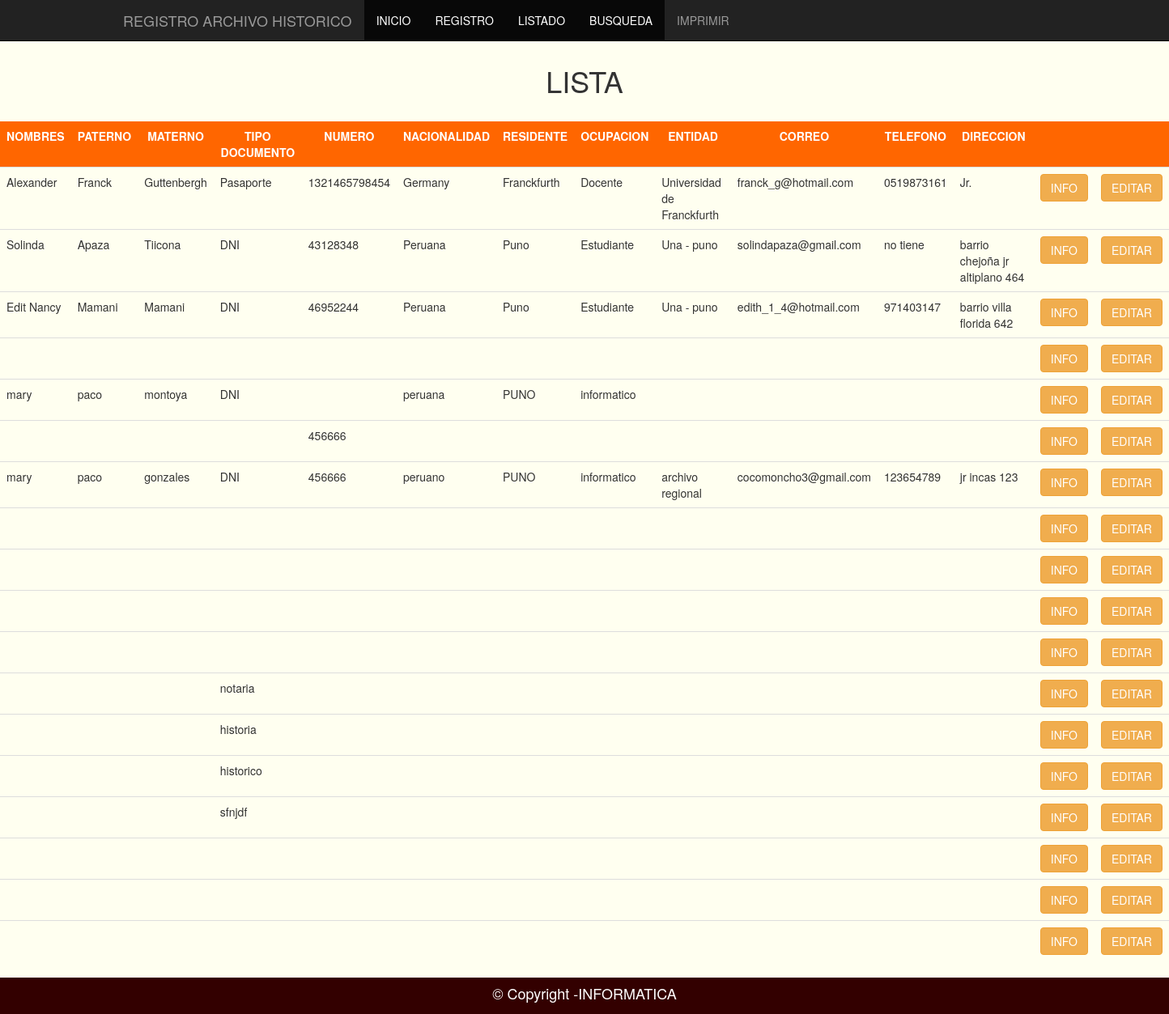
Screenshot of /listado.php with the database file from the repository.
### tables this page shows
CREATE TABLE IF NOT EXISTS `usuarios` (
  `usuario_id` smallint(5) unsigned zerofill NOT NULL AUTO_INCREMENT,
  `paterno` varchar(30) NOT NULL,
  `materno` varchar(30) NOT NULL,
  `nombres` varchar(35) NOT NULL,
  `tipo_documento` varchar(50) NOT NULL,
  `num_documento` varchar(50) NOT NULL,
  `nacionalidad` varchar(50) NOT NULL,
  `reside` varchar(50) NOT NULL,
  `ocupacion` varchar(50) NOT NULL,
  `entidad` varchar(50) NOT NULL,
  `email` varchar(50) DEFAULT NULL,
  `telefono` varchar(50) NOT NULL,
  `direccion` varchar(50) NOT NULL,
  `foto` blob,
  `id_log` int(11) NOT NULL,
  PRIMARY KEY (`usuario_id`)
);

### listado.php (the view, shortened to what this page needs)
<?php
  require("cabecera.php");
  require("menu.php");
?>
<h1><p class="text-center">LISTA </p></h1>
<table class="table table-hover col-lg-12">
    <thead bgcolor="#FF6600" class="text-center" style="font-weight:600;color:#FFF">
        <td>NOMBRES</td>
        <td>PATERNO</td>
        <td>MATERNO</td>
        <td>TIPO DOCUMENTO</td>
        <td>NUMERO</td>
        <td>NACIONALIDAD</td>
        <td>RESIDENTE</td>
        <td>OCUPACION</td>
        <td>ENTIDAD</td>
        <td>CORREO</td>
        <td>TELEFONO</td>
        <td>DIRECCION</td>
        <td ></td>
        <td ></td>
    </thead>
  <div class="container">
    <?php
     require("bd.php");
    if($resultado=$conexion->query("SELECT * FROM usuarios")){
      while($fila=$resultado->fetch_assoc()){
        echo"<tr><td>{$fila['nombres']}</td>
            <td>{$fila['paterno']}</td>
            <td>{$fila['materno']}</td>
            <td>{$fila['tipo_documento']}</td>
            <td>{$fila['num_documento']}</td>
            <td>{$fila['nacionalidad']}</td>
            <td>{$fila['reside']}</td>
            <td>{$fila['ocupacion']}</td>
            <td>{$fila['entidad']}</td>
            <td>{$fila['email']}</td>
            <td>{$fila['telefono']}</td>
            <td>{$fila['direccion']}</td>
            <td><a href='listado2.php?id={$fila['usuario_id']}''><span class='btn btn-warning'>INFO</span></a>
            </td>
            <td><a href='modificar.formulario.php?id={$fila['usuario_id']}''><span class='btn btn-warning'>EDITAR</span></a>
            </td>
        </tr>";
      }
      echo "</table>";
    }
    else{
  ?>
  <div class="alert alert-danger">no se puede obtener estudiantes</div>
  <?php
    }
?>
<footer>
  <div class="col-md-12" style="height:45px; background:#330000; color:#FFF;">
      <div class="text-center"><h4>&copy; Copyright -INFORMATICA</h4></div>
    </div>
</footer>
<?php
  require("pie.php");
?>

### cabecera.php (shortened to what this page needs)
<!DOCTYPE html>
<html lang="en">
	<head>
		<link href="assets/css/bootstrap.min.css" rel="stylesheet">
	</head>
	<body>

### menu.php (shortened to what this page needs)
<head>
</head>
<div class="navbar navbar-inverse navbar-fixed-top" role="navigation">
	<div class="container">
		<div class="navbar-header">
			<a class="navbar-brand" href="#">REGISTRO ARCHIVO HISTORICO</a>
		</div>
		<div class="collapse navbar-collapse">
			<ul class="nav navbar-nav">
				<li class="active"><a href="bienvenido.php">INICIO</a></li>
				<li class="active"><a href="nuevo.formulario.php">REGISTRO</a></li>
				<li class="active"><a href="listado.php">LISTADO</a></li>
				<li class="active"><a href="busca.php">BUSQUEDA</a></li>
				<li =><a href="bd.php">IMPRIMIR</a></li>
			</ul>
		</div>
	</div>
</div>

### pie.php (shortened to what this page needs)
	</body>
</html>

### cabecera.php (style rules this page uses)
body { padding-top: 60px; }

### menu.php (style rules this page uses)
body { background:ivory; }

### rows the page displays
usuarios: nombres "Alexander", paterno "Franck", materno "Guttenbergh", tipo_documento "Pasaporte", num_documento "1321465798454", nacionalidad "Germany", reside "Franckfurth", ocupacion "Docente", entidad "Universidad de Franckfurth", email "franck_g@hotmail.com", telefono "0519873161", direccion "Jr."
usuarios: nombres "Solinda", paterno "Apaza", materno "Tiicona", tipo_documento "DNI", num_documento "43128348", nacionalidad "Peruana", reside "Puno", ocupacion "Estudiante", entidad "Una - puno", email "solindapaza@gmail.com", telefono "no tiene", direccion "barrio chejoña jr altiplano 464"
usuarios: nombres "Edit Nancy", paterno "Mamani", materno "Mamani", tipo_documento "DNI", num_documento "46952244", nacionalidad "Peruana", reside "Puno", ocupacion "Estudiante", entidad "Una - puno", email "edith_1_4@hotmail.com", telefono "971403147", direccion "barrio villa florida 642"
usuarios: nombres "mary", paterno "paco", materno "montoya", tipo_documento "DNI", nacionalidad "peruana", reside "PUNO", ocupacion "informatico"
usuarios: num_documento "456666"
usuarios: nombres "mary", paterno "paco", materno "gonzales", tipo_documento "DNI", num_documento "456666", nacionalidad "peruano", reside "PUNO", ocupacion "informatico", entidad "archivo regional", email "cocomoncho3@gmail.com", telefono "123654789", direccion "jr incas 123"
usuarios: tipo_documento "notaria"
usuarios: tipo_documento "historia"
usuarios: tipo_documento "historico"
usuarios: tipo_documento "sfnjdf"
